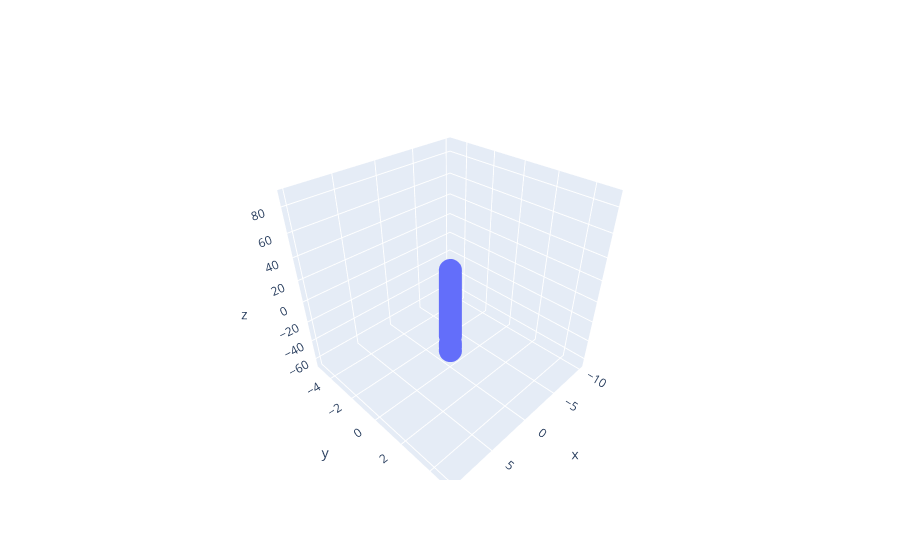

The notebook cell this image was saved under:
### Code cell
fig=go.Figure(data=[go.Scatter3d(x=X[:,0],y=X[:,1],z=y)])
fig.show()

### Figure 1 — Plotly figure (JSON) as saved in the notebook; plotly's stock layout.template omitted (floating-point values rounded to 4 significant figures; data arrays with more than 128 entries replaced by an {"elided": "..."} marker saying what was removed)
{"data": [{"type": "scatter3d", "x": {"elided": "200 float values"}, "y": {"elided": "200 float values"}, "z": {"elided": "200 float values"}}], "layout": {}}
